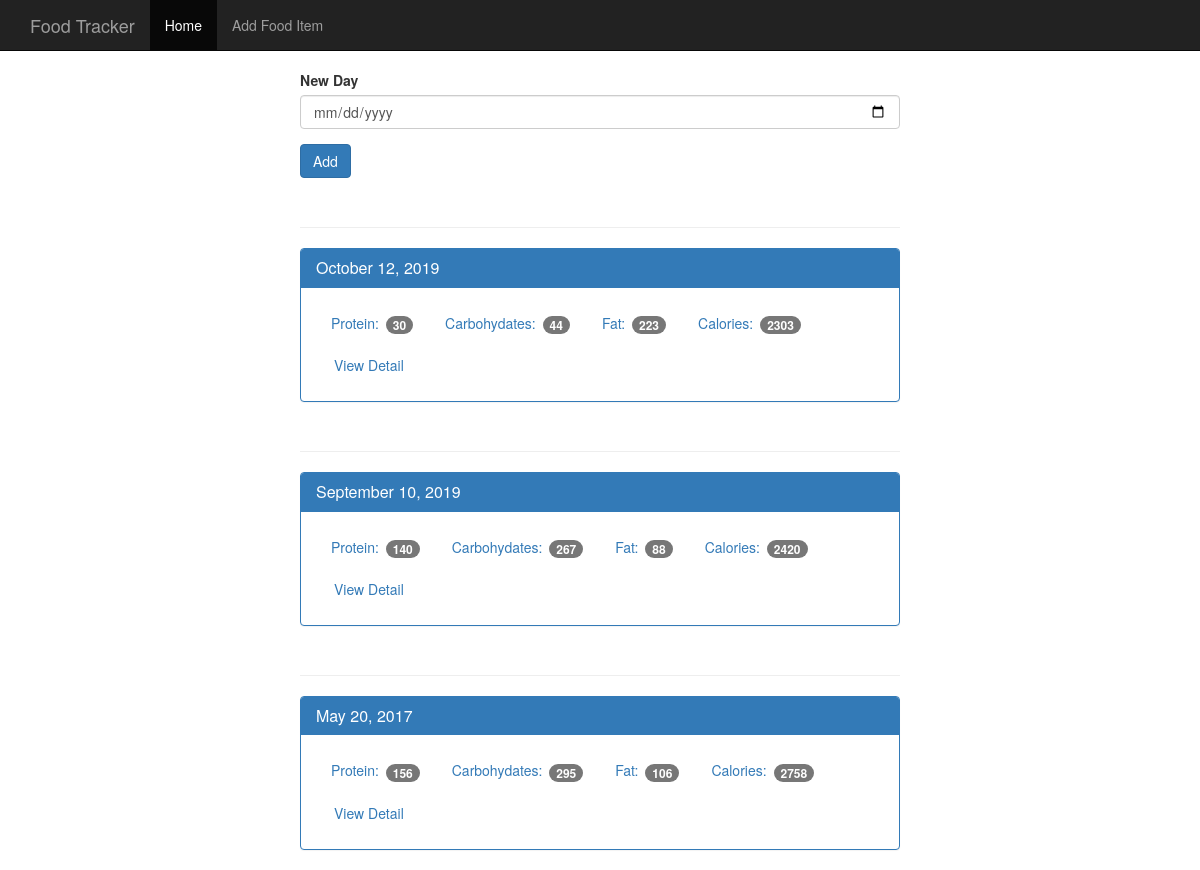
The page / on the database its author committed.
### tables this page shows
CREATE TABLE log_date (
    id integer primary key autoincrement,
    entry_date date not null
);

### app.py (the view, shortened to what this page needs)
@app.route('/', methods=['GET', 'POST'])
def index():
    db = get_db()
    cur = db.execute('''select log_date.entry_date, sum(food.protein) as protein, sum(food.carbohydrates) as carbohydrates, sum(food.fat) as fat, sum(food.calories) as calories
                        from log_date
                        join food_date on food_date.log_date_id = log_date.id
                        join food on food.id = food_date.food_id where log_date.entry_date
                        group by log_date.id order by log_date.entry_date desc''')
    results = cur.fetchall()
    date_results = []
    for i in results:
        single_date = {}
        single_date['entry_date'] = i['entry_date']
        single_date['protein'] = i['protein']
        single_date['carbohydrates'] = i['carbohydrates']
        single_date['fat'] = i['fat']
        single_date['calories'] = i['calories']
        d = datetime.strptime(str(i['entry_date']), '%Y%m%d')
        single_date['pretty_date'] = datetime.strftime(d, '%B %d, %Y')
        date_results.append(single_date)
    return render_template('home.html', results=date_results)

### database.py (called while the page is built)
def connect_db():
    sql = sqlite3.connect('/home/seraphina/Documents/TRAINING/training_2019/PACKT/the_ultimate_flask_course/4_Food_Tracker_App/food_log.db')
    sql.row_factory = sqlite3.Row
    return sql

def get_db():
    if not hasattr(g, 'sqlite3'):
        g.sqlite_db = connect_db()
    return g.sqlite_db

### templates/home.html
{% extends 'base.html' %}
{% block body %}
    <nav class="navbar navbar-inverse navbar-fixed-top">
      <div class="container">
        <div class="navbar-header">
          <a class="navbar-brand" href="{{ url_for('index') }}">Food Tracker</a>
        </div>
        <div id="navbar" class="navbar-collapse collapse">
          <ul class="nav navbar-nav">
            <li class="active"><a href="{{ url_for('index') }}">Home</a></li>
            <li><a href="{{ url_for('food') }}">Add Food Item</a></li>
          </ul>
        </div>
      </div>
    </nav>
    <div class="container theme-showcase col-sm-6 col-sm-offset-3" role="main">
      <div class="row">
        <div>
          <form method="POST" action="/">
            <div class="form-group">
              <label for="new-day">New Day</label>
              <input type="date" class="form-control" name="date" id="new-day">
            </div>
            <button type="submit" class="btn btn-primary">Add</button>
          </form>
          {% for r in results %}
          <div class="page-header"></div>
          <div class="panel panel-primary">
            <div class="panel-heading">
              <h3 class="panel-title">{{ r.pretty_date }}</h3>
            </div>
            <div class="panel-body">
              <ul class="nav nav-pills" role="tablist">
                <li><a>Protein: <span class="badge">{{ r.protein }}</span></a></li>
                <li><a>Carbohydates: <span class="badge">{{ r.carbohydrates }}</span></a></li>
                <li><a>Fat: <span class="badge">{{ r.fat }}</span></a></li>
                <li><a>Calories: <span class="badge">{{ r.calories }}</span></a></li>
                <li><a href="{{ url_for('view', date=r.entry_date) }}" type="button" class="btn btn-link">View Detail</a></li>
              </ul>
            </div>
          </div>
          {% endfor %}
        </div>
      </div>
    </div>
{% endblock %}

### static/theme.css (style rules this page uses)
body { padding-top: 70px; padding-bottom: 30px; }

### rows shown on the page
log_date: pretty_date "October 12, 2019", protein "30", carbohydrates "44", fat "223", calories "2303"
log_date: pretty_date "September 10, 2019", protein "140", carbohydrates "267", fat "88", calories "2420"
log_date: pretty_date "May 20, 2017", protein "156", carbohydrates "295", fat "106", calories "2758"
